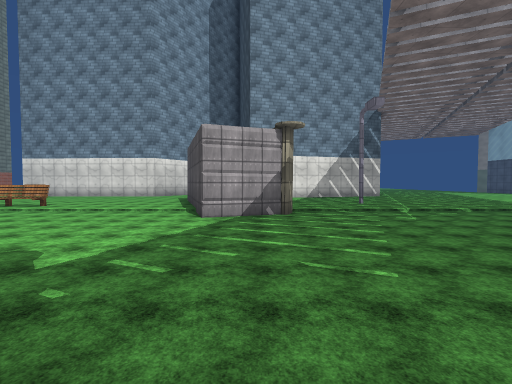
view 1 (above)

22 first-person views from a walk through a Unity game level. The camera is 1.4 m above the floor, tilts 2° down and sees 90° across. The floor is counted in squares, 2 m on a side. Each view is taken from the middle of a square. On the plan, view 1 faces up. The plan holds only what a view shows up to about 9 squares ahead; the rest is blank. The place goes on beyond the plan. The player is left out. Some surface patterns are stand-ins.

view 2
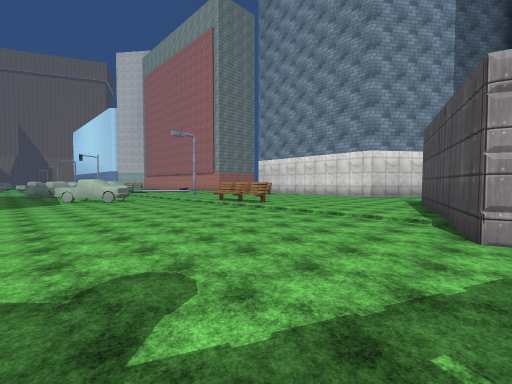

view 3
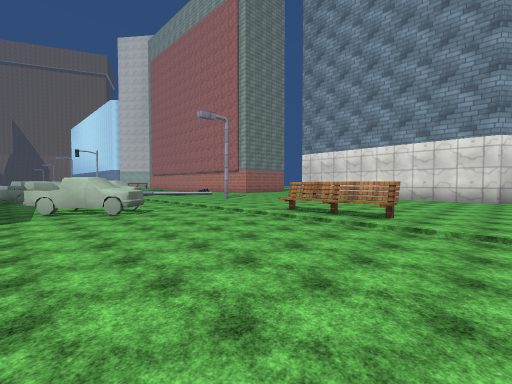

view 4
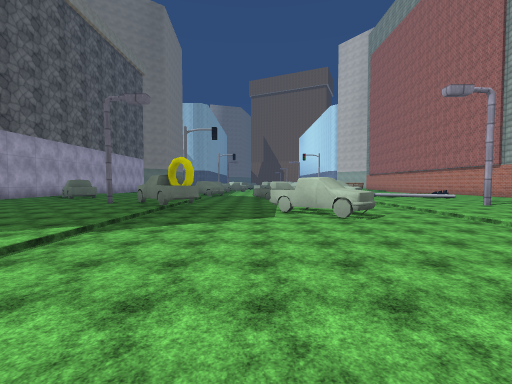

view 5
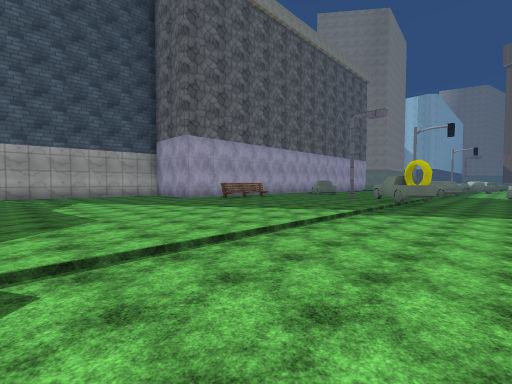

view 6
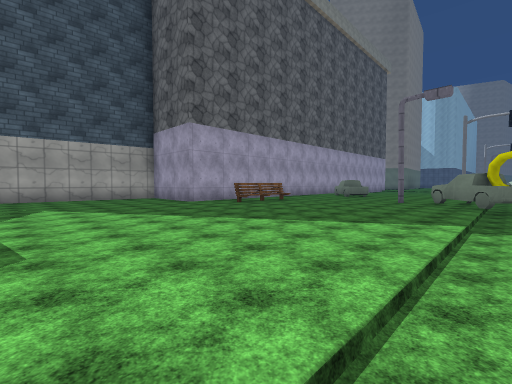

view 7
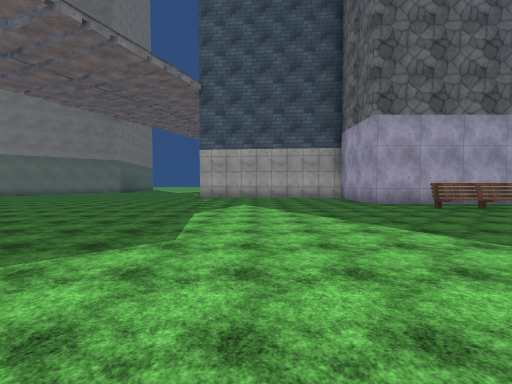

view 8
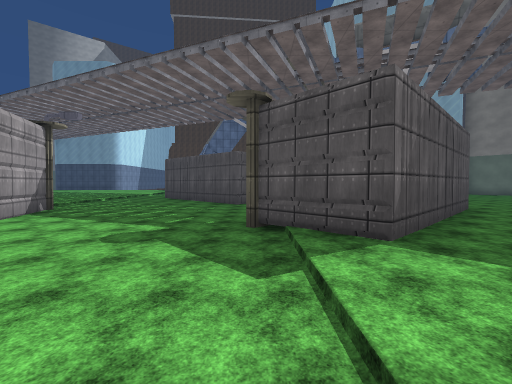

view 9
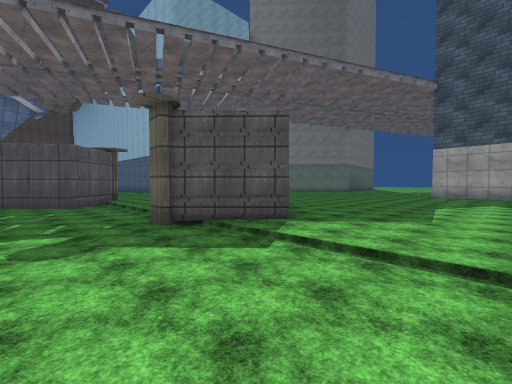

view 10
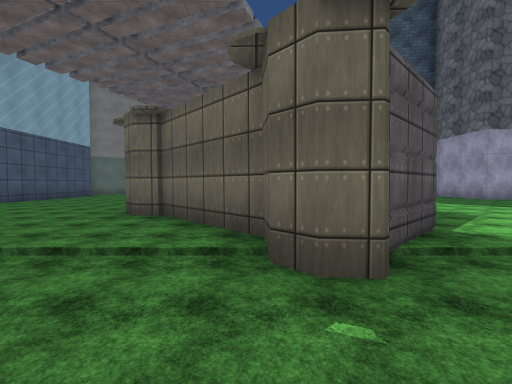

view 11
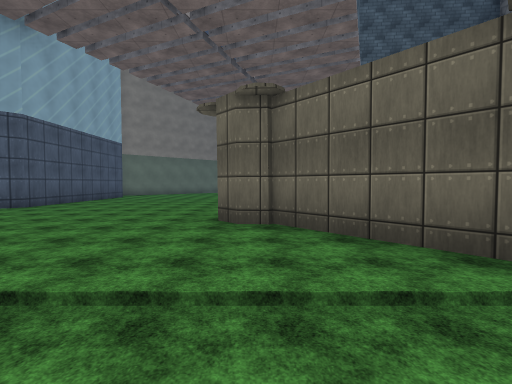

view 12
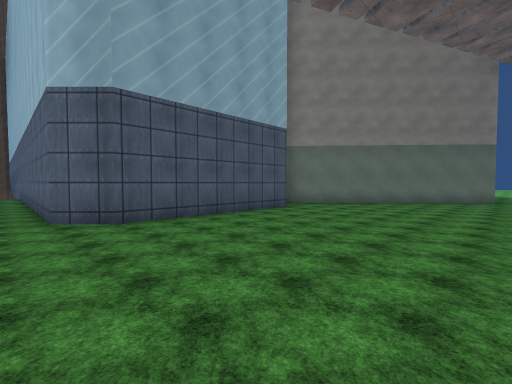

view 13
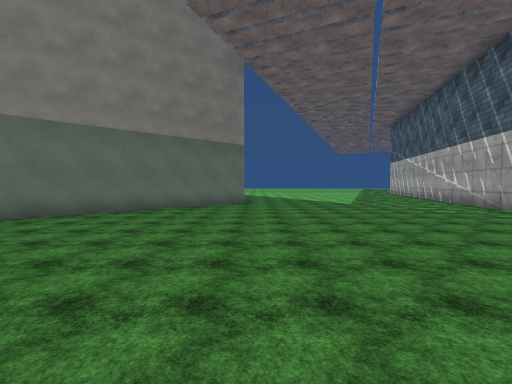

view 14
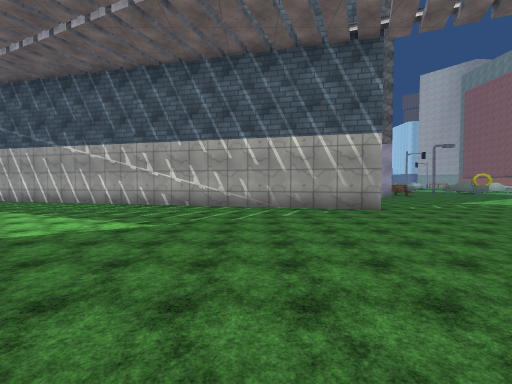

view 15
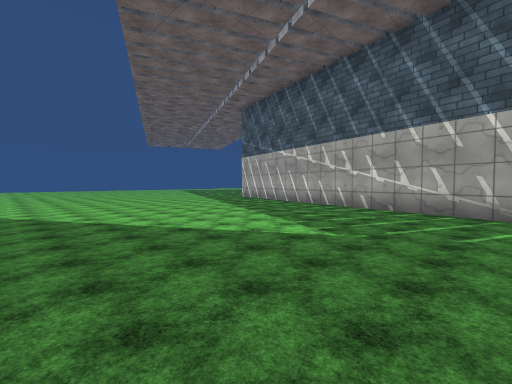

view 16
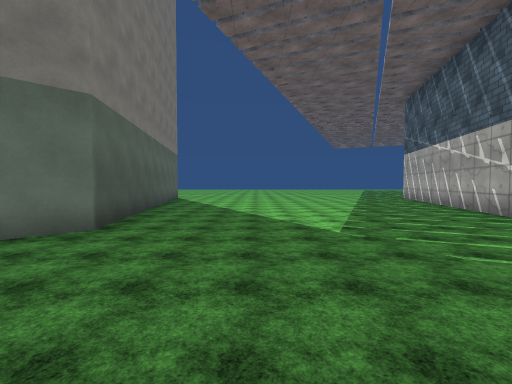

view 17
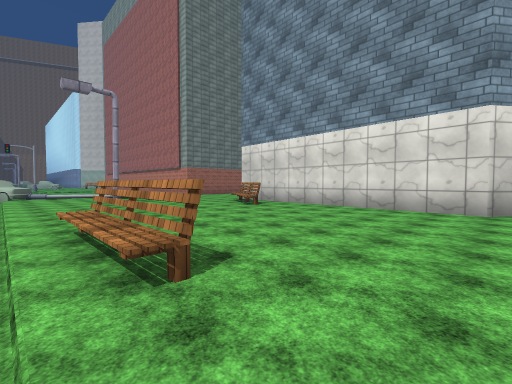

view 18
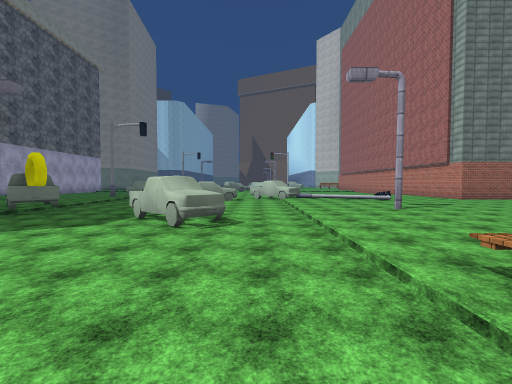

view 19
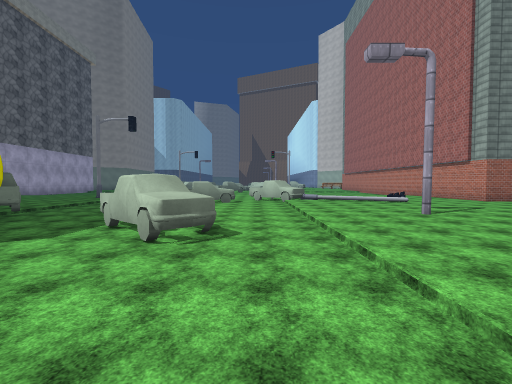

view 20
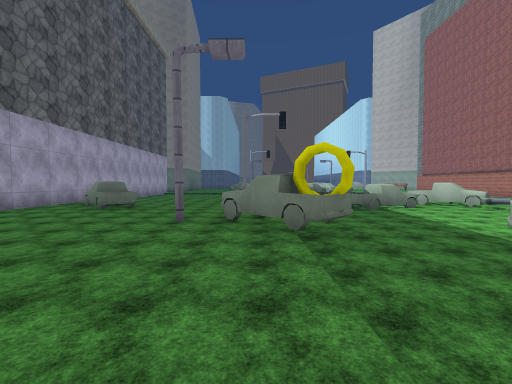

view 21
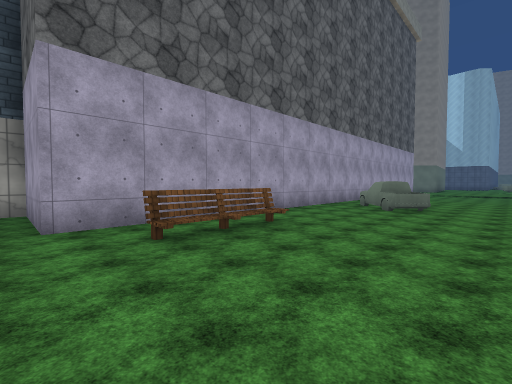

view 22
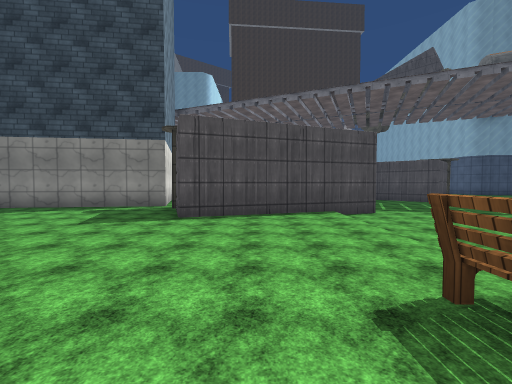

### Floor plan
Key: @ floor where view 1 was taken; # wall or solid block; . main floor; - floor 0.25 m lower than the main floor; / step, stairs or slope; C container; S streetlight; B bench; R ring; U building; O other object.
Columns run from 18 left of view 1 to 14 right of it. Each row starts with its distance up from view 1.
 14  #..   #     # ..##
 13  ....  B######....#
 12  .......B.........##
 11   ..............CC
 10  ./............CC
  9  /...S..........C   ..S....
  8  /........BB....C  ........
  7 O////////////////CCC//////
  6 /----------------C-------
  5 OO----OO----------------
  4  O---OO----------------
  3  O--------------------C
  2   -------------------C
  1  ----R----------C----CC
  0  ...OO.........CCC@...C
 -1  ...S..........CCCC....
 -2 ................CCCC....
 -3 .................CCC.............
 -4 .OO...............C......########
 -5  O..../B.................#
 -6 ######### ...............#
 -7          #...............#
 -8          #...............#
 -9          ### ............##
-10             ###...........#
-11               #.........UU
-12               #........UU
-13              ##.......UU
-14              #.......U
-15              #......U
-16              #.......U
-17             ##.......U
-18             #........U
-19             #........U

Where each view was taken, in squares from view 1:
view 1: 0 up, 0 right, facing up
view 2: 2 up, 1 left, facing up-left
view 3: 3 up, 5 left, facing up-left
view 4: 3 up, 6 left, facing left
view 5: 3 up, 4 left, facing down-left
view 6: 1 up, 5 left, facing down-left
view 7: 1 up, 6 left, facing down
view 8: 1 up, 6 left, facing right
view 9: 3 up, 6 left, facing down-right
view 10: 3 up, 1 left, facing down
view 11: 2 up, 1 right, facing down
view 12: 3 down, 2 right, facing down-right
view 13: 6 down, 2 right, facing down
view 14: 13 down, 3 right, facing left
view 15: 13 down, 2 right, facing down-left
view 16: 11 down, 0 right, facing down
view 17: 7 up, 5 left, facing up-left
view 18: 6 up, 7 left, facing left
view 19: 6 up, 8 left, facing left
view 20: 0 up, 9 left, facing left
view 21: 2 down, 9 left, facing down-left
view 22: 9 up, 8 left, facing right
